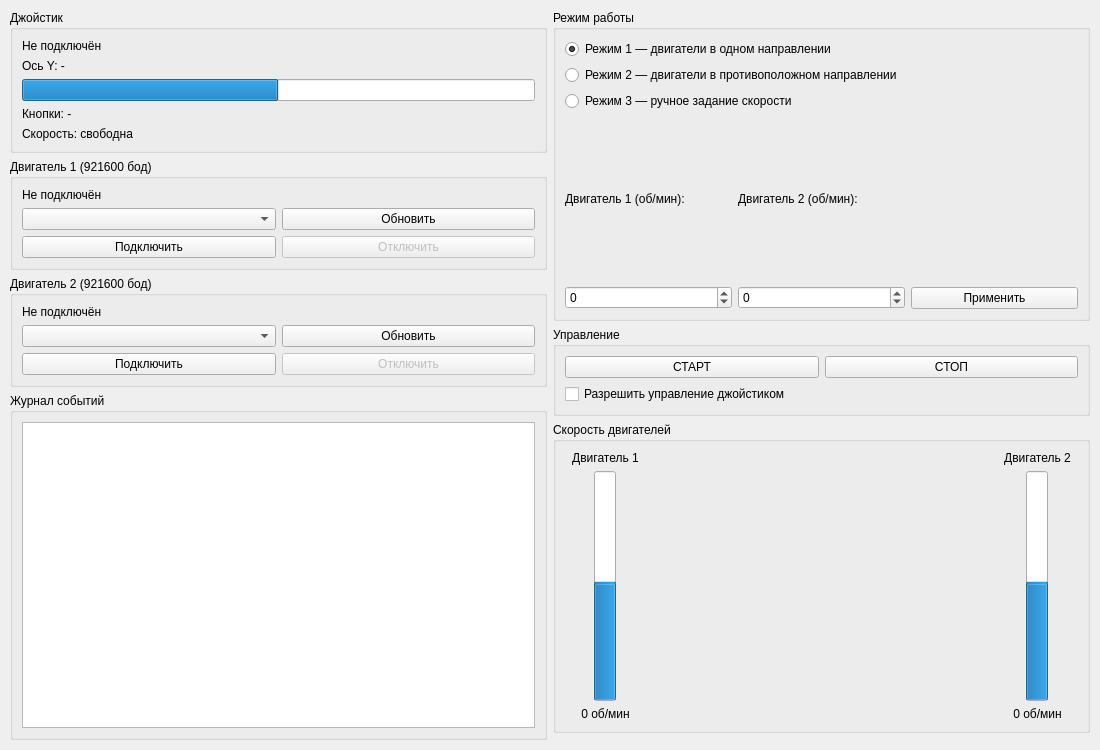
<?xml version="1.0" encoding="UTF-8"?>
<ui version="4.0">
 <class>MainWindow</class>
 <widget class="QMainWindow" name="MainWindow">
  <property name="geometry">
   <rect><x>0</x><y>0</y><width>1100</width><height>750</height></rect>
  </property>
  <property name="windowTitle"><string>Стенд электропривода</string></property>
  <widget class="QWidget" name="centralwidget">
   <layout class="QHBoxLayout" name="rootLayout">
    <property name="leftMargin"><number>10</number></property>
    <property name="topMargin"><number>10</number></property>
    <property name="rightMargin"><number>10</number></property>
    <property name="bottomMargin"><number>10</number></property>

    <!-- ЛЕВАЯ ПАНЕЛЬ -->
    <item>
     <layout class="QVBoxLayout" name="leftPanel">

      <!-- Джойстик -->
      <item>
       <widget class="QGroupBox" name="grpJoystick">
        <property name="title"><string>Джойстик</string></property>
        <layout class="QVBoxLayout">
         <item><widget class="QLabel" name="lblJoyStatus"><property name="text"><string>Не подключён</string></property></widget></item>
         <item><widget class="QLabel" name="lblAxis1"><property name="text"><string>Ось Y: -</string></property></widget></item>
         <item><widget class="QProgressBar" name="barAxis1"><property name="minimum"><number>0</number></property><property name="maximum"><number>200</number></property><property name="value"><number>100</number></property><property name="textVisible"><bool>false</bool></property></widget></item>
         <item><widget class="QLabel" name="lblButtons"><property name="text"><string>Кнопки: -</string></property></widget></item>
         <item><widget class="QLabel" name="lblSpeedLock"><property name="text"><string>Скорость: свободна</string></property></widget></item>
        </layout>
       </widget>
      </item>

      <!-- Двигатель 1 -->
      <item>
       <widget class="QGroupBox" name="grpMotor1">
        <property name="title"><string>Двигатель 1 (921600 бод)</string></property>
        <layout class="QVBoxLayout">
         <item><widget class="QLabel" name="lblPort1Status"><property name="text"><string>Не подключён</string></property></widget></item>
         <item>
          <layout class="QHBoxLayout">
           <item><widget class="QComboBox" name="comboPorts1"/></item>
           <item><widget class="QPushButton" name="btnRefreshPorts"><property name="text"><string>Обновить</string></property></widget></item>
          </layout>
         </item>
         <item>
          <layout class="QHBoxLayout">
           <item><widget class="QPushButton" name="btnConnect1"><property name="text"><string>Подключить</string></property></widget></item>
           <item><widget class="QPushButton" name="btnDisconnect1"><property name="text"><string>Отключить</string></property><property name="enabled"><bool>false</bool></property></widget></item>
          </layout>
         </item>
        </layout>
       </widget>
      </item>

      <!-- Двигатель 2 -->
      <item>
       <widget class="QGroupBox" name="grpMotor2">
        <property name="title"><string>Двигатель 2 (921600 бод)</string></property>
        <layout class="QVBoxLayout">
         <item><widget class="QLabel" name="lblPort2Status"><property name="text"><string>Не подключён</string></property></widget></item>
         <item>
          <layout class="QHBoxLayout">
           <item><widget class="QComboBox" name="comboPorts2"/></item>
           <item><widget class="QPushButton" name="btnRefreshPorts2"><property name="text"><string>Обновить</string></property></widget></item>
          </layout>
         </item>
         <item>
          <layout class="QHBoxLayout">
           <item><widget class="QPushButton" name="btnConnect2"><property name="text"><string>Подключить</string></property></widget></item>
           <item><widget class="QPushButton" name="btnDisconnect2"><property name="text"><string>Отключить</string></property><property name="enabled"><bool>false</bool></property></widget></item>
          </layout>
         </item>
        </layout>
       </widget>
      </item>

      <!-- Журнал -->
      <item>
       <widget class="QGroupBox" name="grpLog">
        <property name="title"><string>Журнал событий</string></property>
        <layout class="QVBoxLayout">
         <item><widget class="QTextEdit" name="logView"><property name="readOnly"><bool>true</bool></property></widget></item>
        </layout>
       </widget>
      </item>

     </layout>
    </item>

    <!-- ПРАВАЯ ПАНЕЛЬ -->
    <item>
     <layout class="QVBoxLayout" name="rightPanel">

      <!-- Режимы работы -->
      <item>
       <widget class="QGroupBox" name="grpModes">
        <property name="title"><string>Режим работы</string></property>
        <layout class="QVBoxLayout">
         <item>
          <widget class="QRadioButton" name="rbMode1">
           <property name="text"><string>Режим 1 — двигатели в одном направлении</string></property>
           <property name="checked"><bool>true</bool></property>
          </widget>
         </item>
         <item>
          <widget class="QRadioButton" name="rbMode2">
           <property name="text"><string>Режим 2 — двигатели в противоположном направлении</string></property>
          </widget>
         </item>
         <item>
          <widget class="QRadioButton" name="rbMode3">
           <property name="text"><string>Режим 3 — ручное задание скорости</string></property>
          </widget>
         </item>

         <!-- Панель режима 3 -->
         <item>
          <widget class="QWidget" name="panelMode3">
           <property name="visible"><bool>false</bool></property>
           <layout class="QHBoxLayout">
            <property name="leftMargin"><number>0</number></property>
            <property name="rightMargin"><number>0</number></property>
            <property name="topMargin"><number>0</number></property>
            <property name="bottomMargin"><number>0</number></property>
            <item>
             <layout class="QVBoxLayout">
              <item><widget class="QLabel"><property name="text"><string>Двигатель 1 (об/мин):</string></property></widget></item>
              <item><widget class="QSpinBox" name="spinSpeedM1"><property name="minimum"><number>-420</number></property><property name="maximum"><number>420</number></property><property name="value"><number>0</number></property><property name="singleStep"><number>10</number></property></widget></item>
             </layout>
            </item>
            <item>
             <layout class="QVBoxLayout">
              <item><widget class="QLabel"><property name="text"><string>Двигатель 2 (об/мин):</string></property></widget></item>
              <item><widget class="QSpinBox" name="spinSpeedM2"><property name="minimum"><number>-420</number></property><property name="maximum"><number>420</number></property><property name="value"><number>0</number></property><property name="singleStep"><number>10</number></property></widget></item>
             </layout>
            </item>
            <item>
             <layout class="QVBoxLayout">
              <item><spacer><property name="orientation"><enum>Qt::Vertical</enum></property><property name="sizeHint" stdset="0"><size><width>20</width><height>20</height></size></property></spacer></item>
              <item><widget class="QPushButton" name="btnApplyMode3"><property name="text"><string>Применить</string></property></widget></item>
             </layout>
            </item>
           </layout>
          </widget>
         </item>

        </layout>
       </widget>
      </item>

      <!-- Управление -->
      <item>
       <widget class="QGroupBox" name="grpControl">
        <property name="title"><string>Управление</string></property>
        <layout class="QVBoxLayout">
         <item>
          <layout class="QHBoxLayout">
           <item><widget class="QPushButton" name="btnStart"><property name="text"><string>СТАРТ</string></property></widget></item>
           <item><widget class="QPushButton" name="btnStop"><property name="text"><string>СТОП</string></property></widget></item>
          </layout>
         </item>
         <item><widget class="QCheckBox" name="chkEnable"><property name="text"><string>Разрешить управление джойстиком</string></property></widget></item>
        </layout>
       </widget>
      </item>

      <!-- Шкалы скорости -->
      <item>
       <widget class="QGroupBox" name="grpSpeeds">
        <property name="title"><string>Скорость двигателей</string></property>
        <layout class="QHBoxLayout">
         <item><spacer><property name="orientation"><enum>Qt::Horizontal</enum></property></spacer></item>
         <item>
          <layout class="QVBoxLayout">
           <item><widget class="QLabel"><property name="text"><string>Двигатель 1</string></property><property name="alignment"><set>Qt::AlignCenter</set></property></widget></item>
           <item>
            <layout class="QHBoxLayout">
             <item><spacer><property name="orientation"><enum>Qt::Horizontal</enum></property></spacer></item>
             <item><widget class="QProgressBar" name="barSpeed1"><property name="minimum"><number>0</number></property><property name="maximum"><number>100</number></property><property name="value"><number>50</number></property><property name="orientation"><enum>Qt::Vertical</enum></property><property name="minimumHeight"><number>200</number></property><property name="minimumWidth"><number>60</number></property><property name="maximumWidth"><number>60</number></property></widget></item>
             <item><spacer><property name="orientation"><enum>Qt::Horizontal</enum></property></spacer></item>
            </layout>
           </item>
           <item><widget class="QLabel" name="lblSpeed1"><property name="text"><string>0 об/мин</string></property><property name="alignment"><set>Qt::AlignCenter</set></property></widget></item>
          </layout>
         </item>
         <item><spacer><property name="orientation"><enum>Qt::Horizontal</enum></property><property name="sizeHint" stdset="0"><size><width>40</width><height>20</height></size></property></spacer></item>
         <item>
          <layout class="QVBoxLayout">
           <item><widget class="QLabel"><property name="text"><string>Двигатель 2</string></property><property name="alignment"><set>Qt::AlignCenter</set></property></widget></item>
           <item>
            <layout class="QHBoxLayout">
             <item><spacer><property name="orientation"><enum>Qt::Horizontal</enum></property></spacer></item>
             <item><widget class="QProgressBar" name="barSpeed2"><property name="minimum"><number>0</number></property><property name="maximum"><number>100</number></property><property name="value"><number>50</number></property><property name="orientation"><enum>Qt::Vertical</enum></property><property name="minimumHeight"><number>200</number></property><property name="minimumWidth"><number>60</number></property><property name="maximumWidth"><number>60</number></property></widget></item>
             <item><spacer><property name="orientation"><enum>Qt::Horizontal</enum></property></spacer></item>
            </layout>
           </item>
           <item><widget class="QLabel" name="lblSpeed2"><property name="text"><string>0 об/мин</string></property><property name="alignment"><set>Qt::AlignCenter</set></property></widget></item>
          </layout>
         </item>
         <item><spacer><property name="orientation"><enum>Qt::Horizontal</enum></property></spacer></item>
        </layout>
       </widget>
      </item>

      <item><spacer><property name="orientation"><enum>Qt::Vertical</enum></property></spacer></item>
     </layout>
    </item>

   </layout>
  </widget>
 </widget>
</ui>
